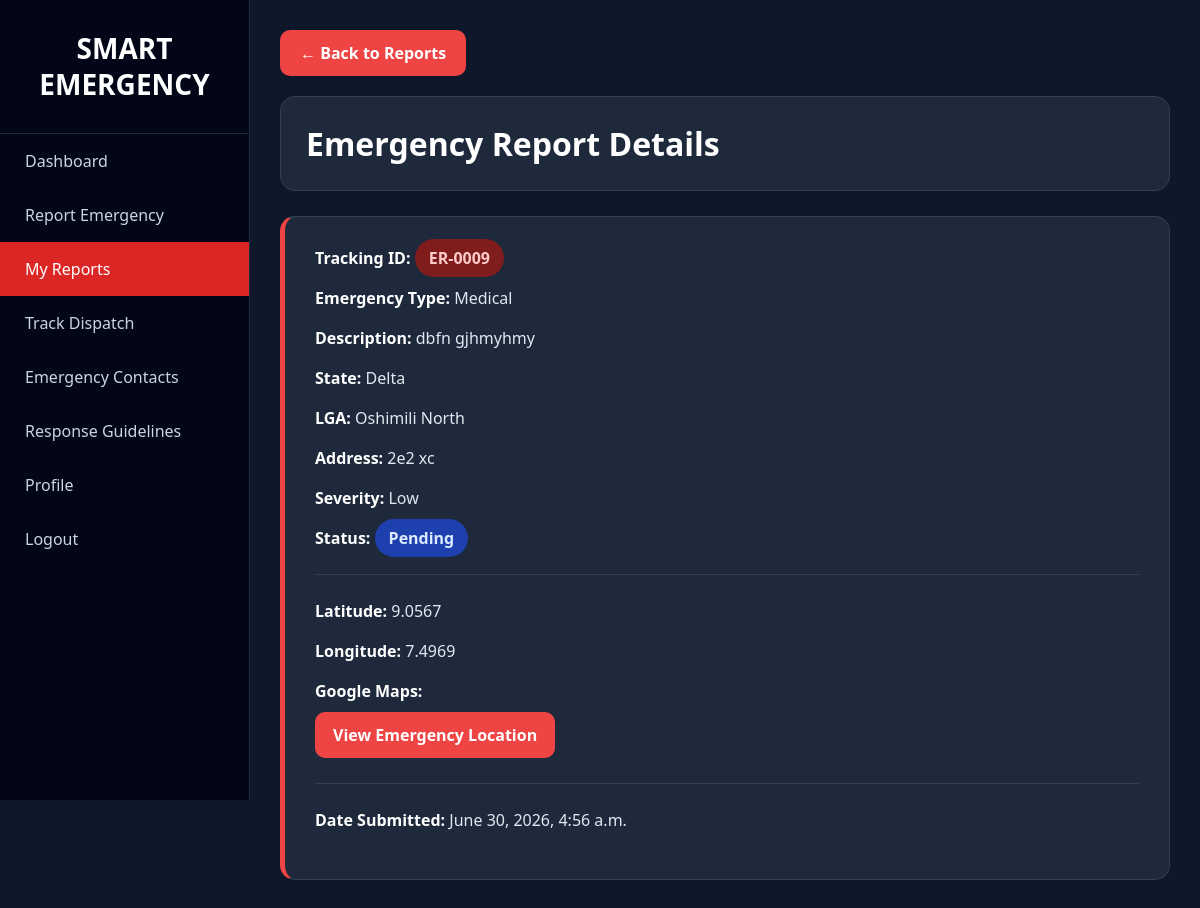
Screenshot of /report/9/ (signed in) with the database file from the repository.
### emergency_app/models.py (models this page shows, shortened)
class EmergencyReport(models.Model):
    EMERGENCY_TYPES = [
        ("Fire", "Fire"),
        ("Medical", "Medical"),
        ("Accident", "Accident"),
        ("Security", "Security Threat"),
        ("Flood", "Flood"),
    ]
    SEVERITY_LEVELS = [
        ("Low", "Low"),
        ("Medium", "Medium"),
        ("High", "High"),
        ("Critical", "Critical"),
    ]
    STATUS_CHOICES = [
        ("Pending", "Pending"),
        ("Assigned", "Assigned"),
        ("In Progress", "In Progress"),
        ("Resolved", "Resolved"),
    ]
    user = models.ForeignKey(
        User,
        on_delete=models.CASCADE
    )
    emergency_type = models.CharField(
        max_length=100,
        choices=EMERGENCY_TYPES
    )
    description = models.TextField()
    state = models.CharField(
        max_length=100
    )
    lga = models.CharField(
        max_length=100
    )
    address = models.TextField()
    severity = models.CharField(
        max_length=50,
        choices=SEVERITY_LEVELS
    )
    latitude = models.FloatField(
        null=True,
        blank=True
    )
    longitude = models.FloatField(
        null=True,
        blank=True
    )
    status = models.CharField(
        max_length=50,
        choices=STATUS_CHOICES,
        default="Pending"
    )
    tracking_id = models.CharField(
        max_length=20,
        unique=True,
        blank=True,
        null=True
    )
    created_at = models.DateTimeField(
        auto_now_add=True
    )

### emergency_app/views.py (the view)
@login_required
def report_detail(request, report_id):
    report = EmergencyReport.objects.get(
        id=report_id,
        user=request.user
    )
    return render(
        request,
        "report_detail.html",
        {
            "report": report
        }
    )

### templates/report_detail.html (shortened to what this page needs)
<!DOCTYPE html>
<html>
<head>
</head>
<body>
<div class="sidebar">
    <div class="logo">
        SMART<br>
        EMERGENCY
    </div>
    <a href="/dashboard/">Dashboard</a>
    <a href="/report/">Report Emergency</a>
    <a href="/my-reports/" class="active">My Reports</a>
    <a href="/track-dispatch/">Track Dispatch</a>
    <a href="/emergency-contacts/">Emergency Contacts</a>
    <a href="/response-guidelines/">Response Guidelines</a>
    <a href="/profile/">Profile</a>
    <a href="/logout/">Logout</a>
</div>
<div class="main">
    <a href="/my-reports/" class="back-btn">
        ← Back to Reports
    </a>
    <div class="header">
        <h1>Emergency Report Details</h1>
    </div>
    <div class="detail-card">
        <div class="row">
            <span class="label">Tracking ID:</span>
            <span class="tracking">
                {{ report.tracking_id }}
            </span>
        </div>
        <div class="row">
            <span class="label">Emergency Type:</span>
            {{ report.emergency_type }}
        </div>
        <div class="row">
            <span class="label">Description:</span>
            {{ report.description }}
        </div>
        <div class="row">
            <span class="label">State:</span>
            {{ report.state }}
        </div>
        <div class="row">
            <span class="label">LGA:</span>
            {{ report.lga }}
        </div>
        <div class="row">
            <span class="label">Address:</span>
            {{ report.address }}
        </div>
        <div class="row">
            <span class="label">Severity:</span>
            {{ report.severity }}
        </div>
        <div class="row">
            <span class="label">Status:</span>
            <span class="status">
                {{ report.status }}
            </span>
        </div>
        <hr>
        <div class="row">
            <span class="label">Latitude:</span>
            {{ report.latitude }}
        </div>
        <div class="row">
            <span class="label">Longitude:</span>
            {{ report.longitude }}
        </div>
        <div class="row">
            <span class="label">
                Google Maps:
            </span>
            <br>
            <a
                href="https://www.google.com/maps?q={{ report.latitude }},{{ report.longitude }}"
                target="_blank"
                class="map-btn">
                View Emergency Location
            </a>
        </div>
        <hr>
        <div class="row">
            <span class="label">Date Submitted:</span>
            {{ report.created_at }}
        </div>
    </div>
</div>
</body>
</html>

### templates/report_detail.html (style rules this page uses)
* { margin:0; padding:0; box-sizing:border-box; font-family:Segoe UI, Arial, sans-serif; }
body { background:#0f172a; }
.sidebar { position:fixed; left:0; top:0; width:250px; height:100vh; background:#020617; border-right:1px solid #1e293b; }
.logo { color:white; text-align:center; font-size:28px; font-weight:bold; padding:30px 15px; border-bottom:1px solid #1e293b; line-height:1.3; }
.sidebar a { display:block; color:#cbd5e1; text-decoration:none; padding:16px 25px; transition:.3s; }
.active { background:#dc2626; color:white !important; }
.main { margin-left:250px; padding:30px; }
.back-btn { display:inline-block; background:#ef4444; color:white; text-decoration:none; padding:12px 20px; border-radius:10px; margin-bottom:20px; font-weight:bold; }
.header { background:#1e293b; border:1px solid #334155; border-radius:15px; padding:25px; margin-bottom:25px; }
.header h1 { color:white; }
.detail-card { background:#1e293b; border:1px solid #334155; border-left:5px solid #ef4444; border-radius:15px; padding:30px; }
.row { margin-bottom:18px; color:#e2e8f0; font-size:16px; }
.label { color:white; font-weight:bold; }
.tracking { background:#7f1d1d; color:#fecaca; padding:8px 14px; border-radius:20px; font-weight:bold; }
.status { background:#1e40af; color:#dbeafe; padding:8px 14px; border-radius:20px; font-weight:bold; }
hr { border:none; border-top:1px solid #334155; margin:25px 0; }
.map-btn { display:inline-block; margin-top:10px; background:#ef4444; color:white; text-decoration:none; padding:12px 18px; border-radius:10px; font-weight:bold; transition:.3s; }

### rows the page displays
EmergencyReport: tracking_id "ER-0009", emergency_type "Medical", description "dbfn gjhmyhmy", state "Delta", lga "Oshimili North", address "2e2 xc", severity "Low", status "Pending", latitude "9.0567", longitude "7.4969", created_at "June 30, 2026, 4:56 a.m."
